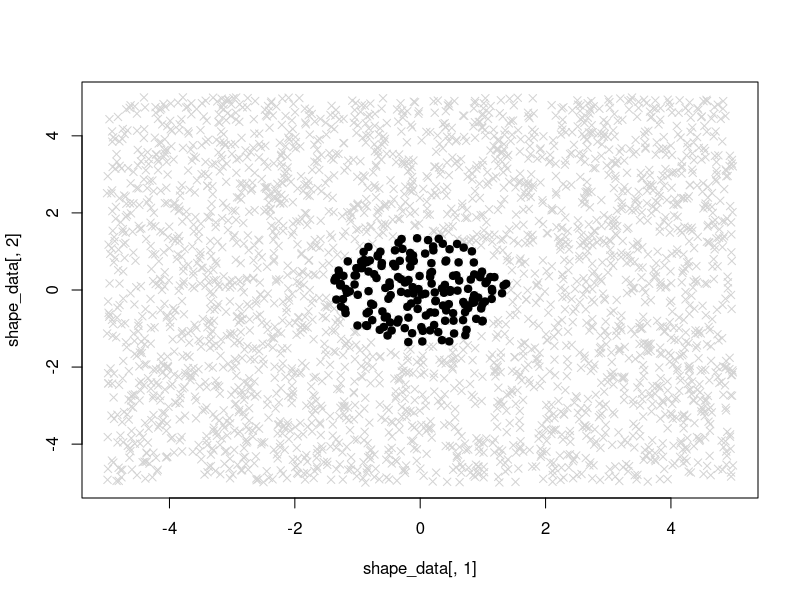
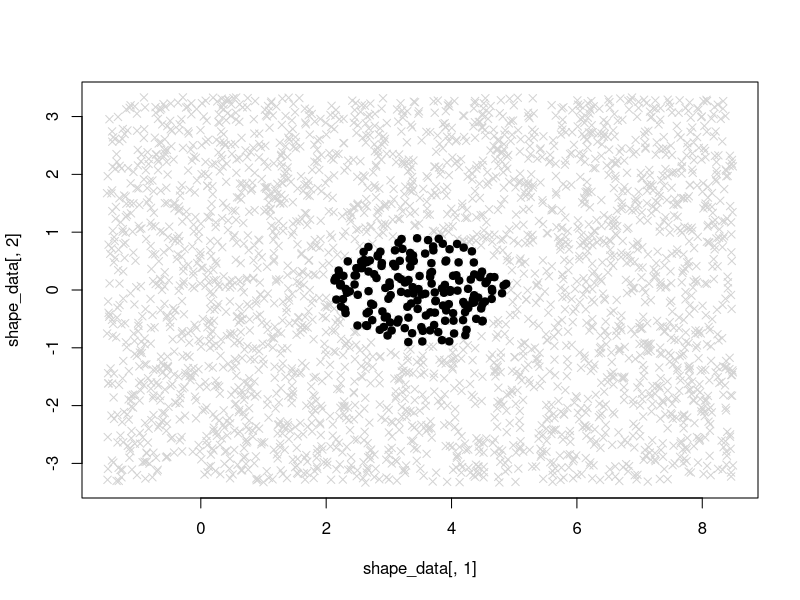

The R source for these figures, in order:
## ---- chunk 1
knitr::opts_chunk$set(echo = TRUE)
## ---- chunk 2
# set up
shape_x = runif(3000,-5,5)
shape_y = runif(3000,-5,5)
shape_z = 0
shape=data.frame(shape_x,shape_y,shape_z)

# add a circle
shape$shape_z[(shape$shape_x^2+shape$shape_y^2)<=2] = 1

# write out
write.table(shape,"shape.tdf",sep="\t",col.names=T)

# translate to be cheeky and scale
shape_translated_x = shape_x + 3.5
shape_translated_y = shape_y / 1.5
shape_translated = data.frame(shape_translated_x,shape_translated_y,shape$shape_z)
shape_translated$shape.shape_z = shape_translated$shape.shape_z + rnorm(length(shape_x),0,0.1)
write.table(shape_translated,"hard_shape.tdf",sep="\t",col.names=T)

# custom plotting function
plot_shape = function(shape_data){
  plot(shape_data[,1],shape_data[,2],col="light grey",pch=4)
  points(shape_data[shape_data[,3]>0.5,1],shape_data[shape_data[,3]>0.5,2],col="black",pch=19)
}

plot_shape(shape)
plot_shape(shape_translated)

## ---- chunk 3
# custom plotting function
plot_shape = function(shape_data){
  plot(shape_data[,1],shape_data[,2],col="light grey",pch=4)
  points(shape_data[shape_data[,3]>0.5,1],shape_data[shape_data[,3]>0.5,2],col="black",pch=19)
}

